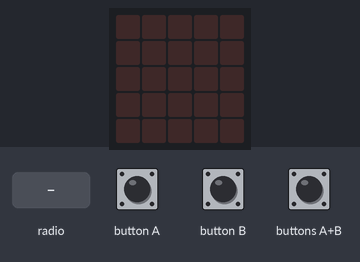
The program below on a simulated BBC micro:bit (MakeCode). On the bench: the board's 5×5 LED display. The inputs (shaded band) are chosen by the test bench.

Above: at 1.2 s.
1.3 s: radio message "Martina" arrives
At 1.6 s:
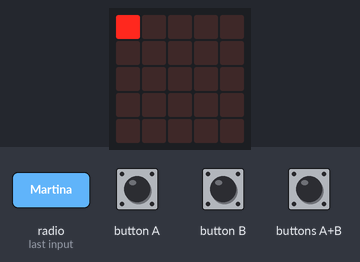
2.8 s: radio message "1" arrives
At 3.9 s:
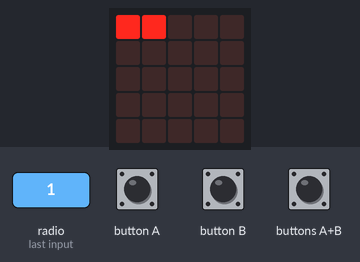
Timing chart, 0 to 5.8 s (numbered marks = the images above; inputs shaded):
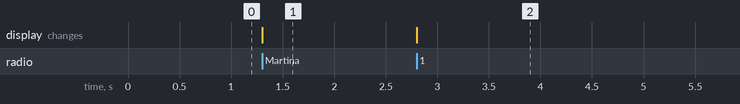

The program:

main.ts
```typescript
input.onButtonPressed(Button.A, function () {
    X += 1
})
input.onButtonPressed(Button.AB, function () {
    radio.setGroup(X * 10 + Y)
    radio.sendString("Martina")
    radio.setGroup(1)
    Y = 0
    X = 0
})
radio.onReceivedString(function (receivedString) {
    led.plot(parseFloat(receivedString.substr(0, 1)), parseFloat(receivedString.substr(1, 1)))
})
input.onButtonPressed(Button.B, function () {
    Y += 1
})
let X = 0
let Y = 0
radio.setGroup(1)
Y = 0
X = 0
```

test.ts
```typescript
// aquí va el archivo "tests"; esto no se compilará cuando este paquete se utilice como una extensión.
```

Measured:
- after the input at 1.3 s, the display: changes at once (image 1)
- after the input at 2.8 s, the display: changes at once (image 2)
